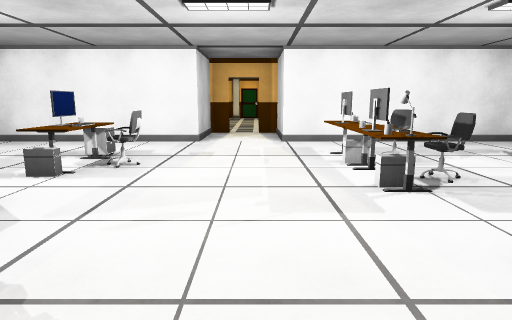
view 1 (above)

16 first-person views from a walk through a scene from a Unity 3-D project. The camera is 1.3 m above the floor, tilts 10° down and sees 75° across. The floor is counted in squares, 1 m on a side. Each view is taken from the middle of a square. On the plan, view 1 faces up. The plan holds only what a view shows up to about 14 squares ahead; the rest is blank. The place goes on beyond the plan. The player character is not drawn.

view 2
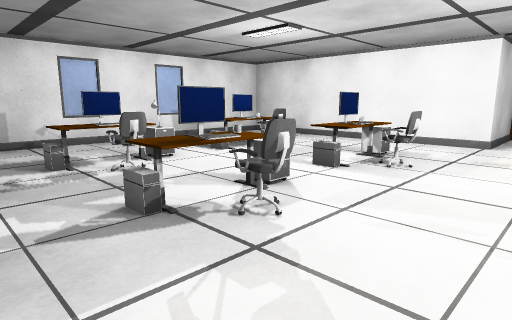

view 3
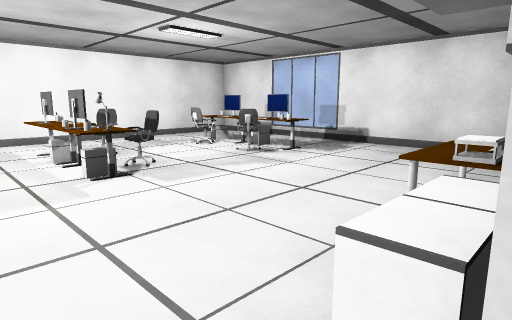

view 4
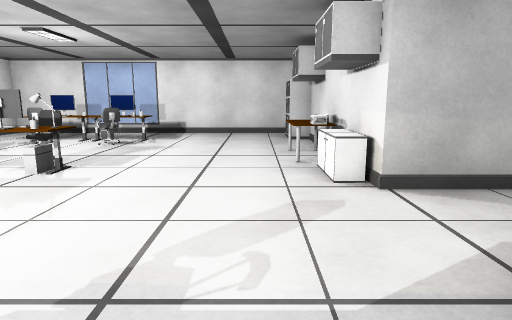

view 5
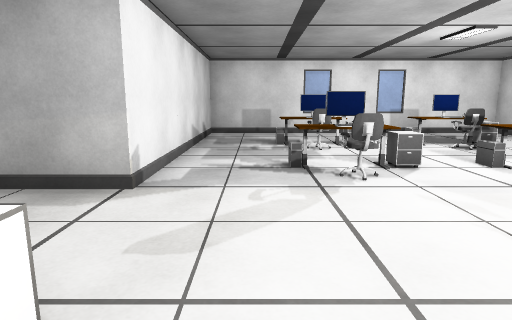

view 6
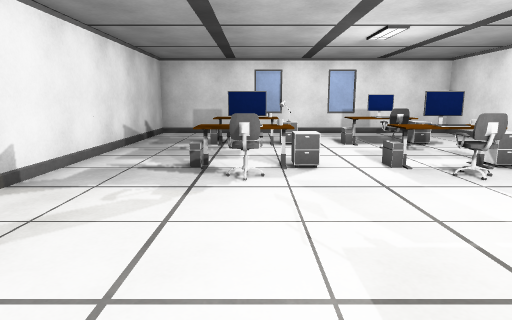

view 7
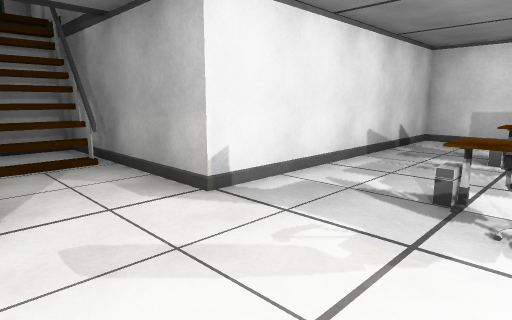

view 8
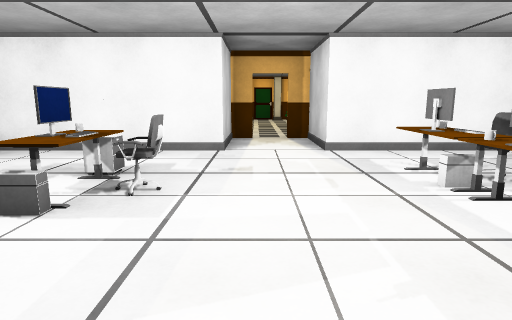

view 9
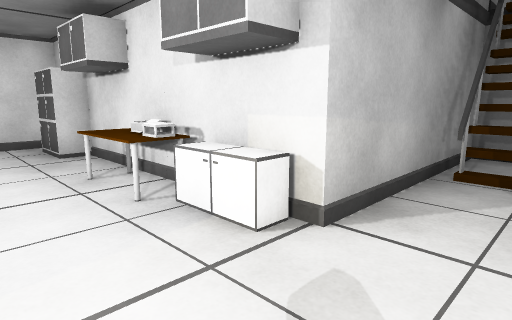

view 10
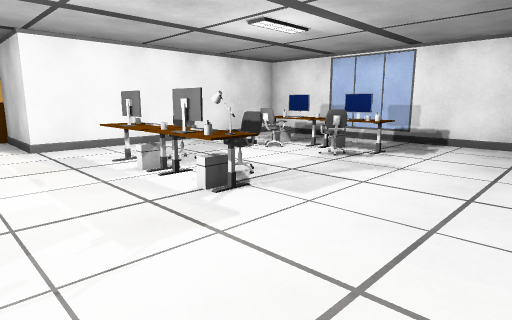

view 11
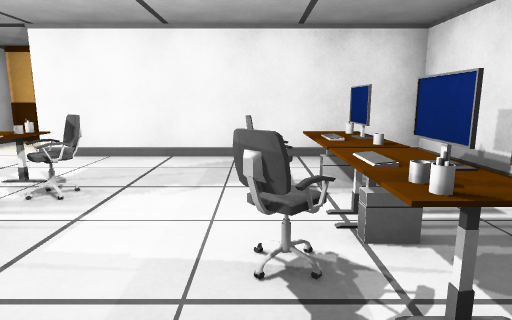

view 12
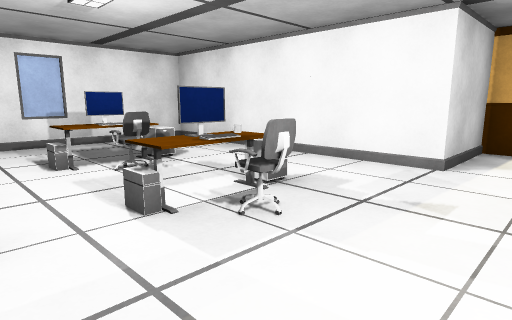

view 13
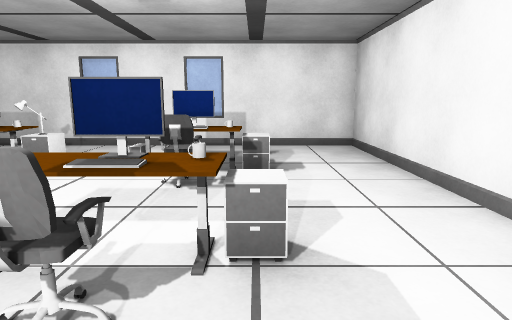

view 14
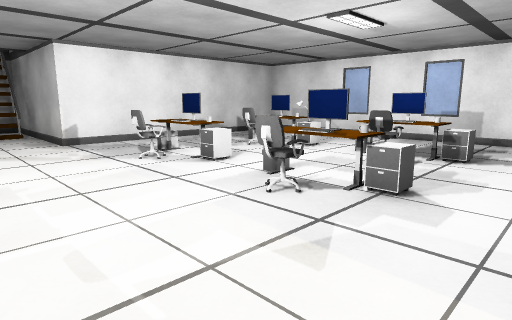

view 15
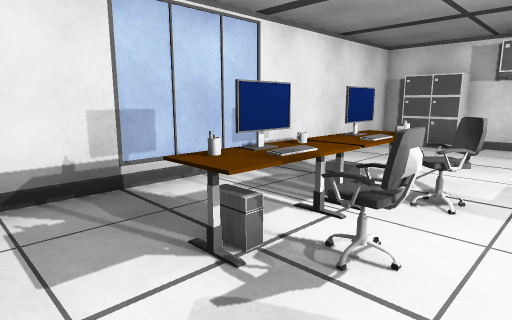

view 16
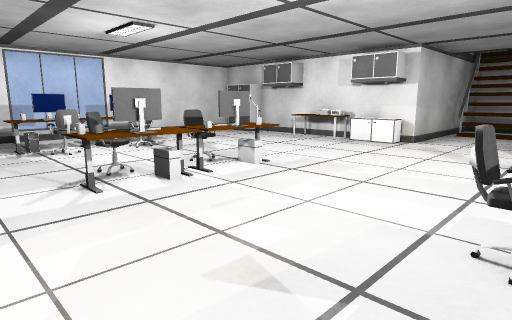

### Floor plan
Points are (right, up) in squares from view 1. A wall is a line through its corners. A room is listed if a view was taken in it or the views show most of it. See-through windows are left out.
Room 1 (views 1, 2, 3, 4, 5, 6, 7, 8, 9, 10, 11, 12, 13, 14, 15, 16)
walls: (-1, 13.9) (-1.9, 13.9) (-1.9, 10.9) (-10.9, 10.9) (-10.9, -0.9) (-1.9, -0.9) (-1.9, -6.9); (-1.4, -4.1) (-1.4, -6.3) (0.4, -6.3) (0.4, -4.3); (-0.9, -5.5) (0.5, -5.5); (-1.5, -5.7) (0.5, -5.7); (9.2, -0.9) (9.9, -0.9) (9.9, 10.9) (0.9, 10.9) (0.9, 13.9) (0.1, 13.9); (-1.4, -6) (0.4, -6); (0.9, -6.9) (0.9, -0.9) (7.5, -0.9)
ways out: gap at (-0.5, 14)
objects: other object (-8, 2); monitor (-8, 3); other object (-8, 6); monitor (-8, 7); other object (-7, 3); other object (-7, 4); cabinet (-7, 5); other object (-7, 7); cabinet (-7, 8); chair (-6, 3); chair (-6, 7); other object (-5, 3); mug (-5, 7); monitor (-4, 3); cabinet (-4, 4); monitor (-4, 7); cabinet (-4, 8); other object (-3, 2); chair (-3, 3) to (-2, 3); other object (-3, 6); chair (-3, 7) to (-2, 7); cabinet (2, -1) to (3, 0); monitor (2, 5); other object (2, 6); other object (2, 7); other object (2, 8); other object (2, 9); chair (3, 5) to (3, 6); chair (3, 7) to (3, 8); printer (4, -1) to (4, 0); other object (5, 0); chair (6, 5) to (6, 6); chair (6, 7) to (6, 8); other object (7, 4); mug (7, 5); keyboard (7, 6); other object (7, 7); keyboard (7, 8); cabinet (8, -1) to (9, 0); other object (8, 5) to (8, 6); other object (8, 7) to (8, 8)

Positions as (right, up) in squares from view 1, and headings:
1: (0, 0), facing up
2: (0, 0), facing up-left
3: (0, -1), facing up-right
4: (-4, 1), facing right
5: (3, 1), facing left
6: (3, 3), facing left
7: (1, 3), facing down-left
8: (-1, 2), facing up
9: (-1, 2), facing down-right
10: (-1, 1), facing up-right
11: (6, 3), facing up
12: (0, 4), facing up-left
13: (-1, 8), facing left
14: (1, 10), facing down-left
15: (5, 10), facing down-right
16: (-3, 10), facing down-right
